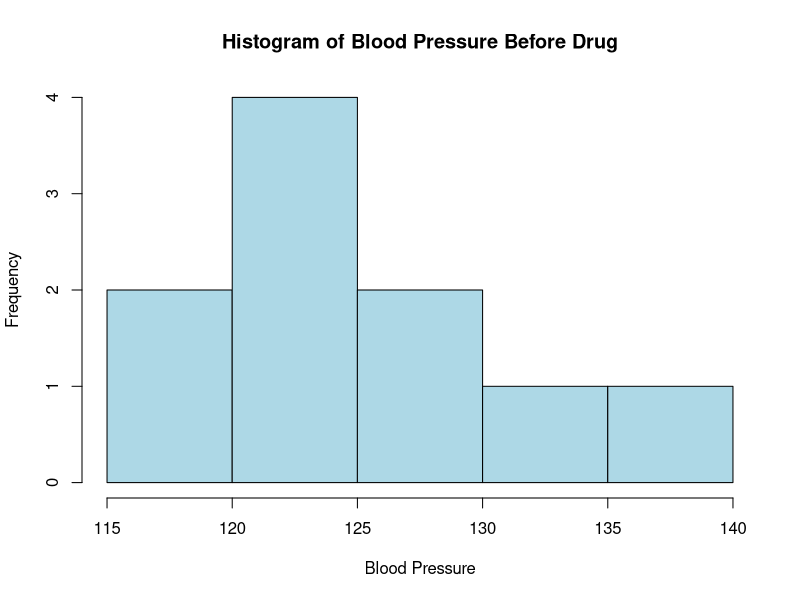
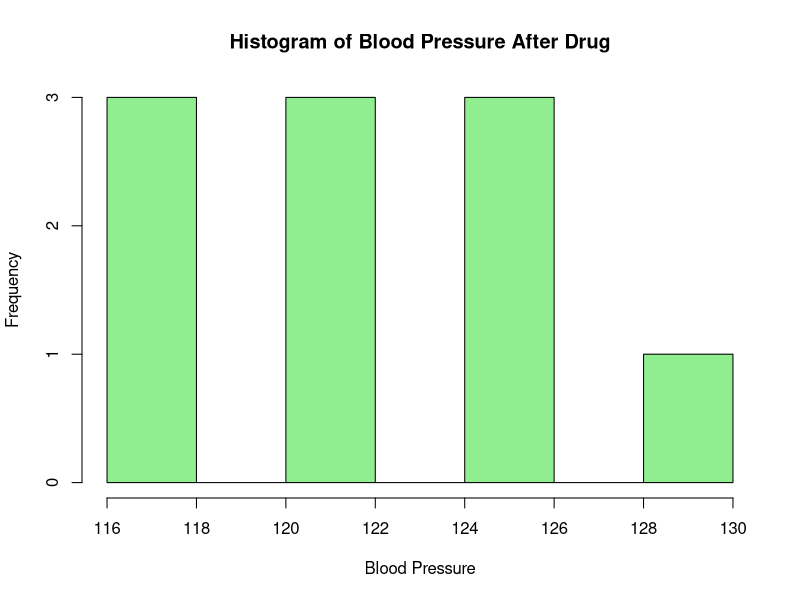
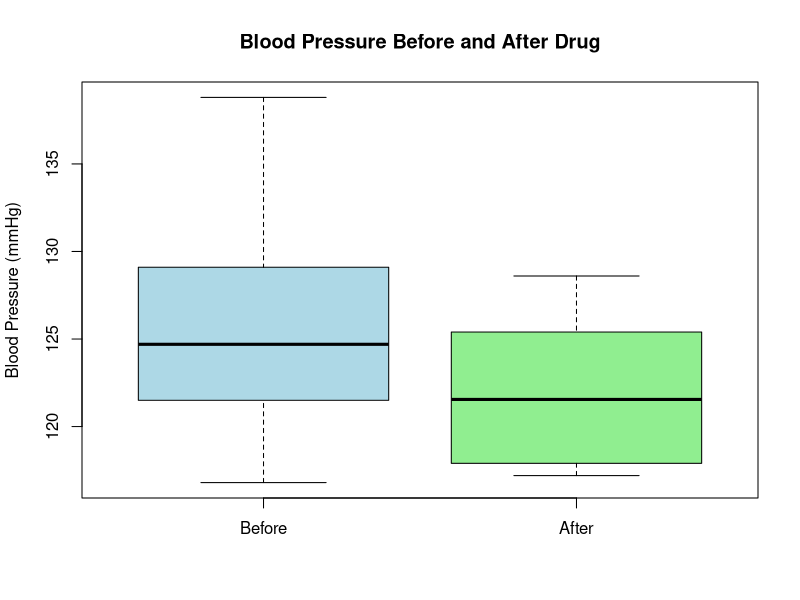

Generate these figures, in order, with R:
before <- c(121.5, 122.4, 126.6, 120.0, 129.1, 124.9, 138.8, 124.5, 116.8, 132.2)
after <- c(117.3, 128.6, 121.3, 117.2, 125.6, 121.5, 124.2, 121.6, 117.9, 125.4)


#Visualize the data.
head(before)
head(after)

summary_before <- summary(before)
summary_after <- summary(after)
print(summary_before)
print(summary_after)

hist_before <- hist(before, main = "Histogram of Blood Pressure Before Drug", 
                    xlab = "Blood Pressure", col = "lightblue")
hist_after <- hist(after, main = "Histogram of Blood Pressure After Drug", 
                   xlab = "Blood Pressure", col = "lightgreen")

boxplot(before, after, names = c("Before", "After"),
        main = "Blood Pressure Before and After Drug",
        ylab = "Blood Pressure (mmHg)", col = c("lightblue", "lightgreen"))

# H0: No difference in mean blood pressure before and after drug
# H1: Drug reduces blood pressure (one-sided test)
t_test <- t.test(before, after, paired = TRUE, alternative = "greater")
print(t_test)
